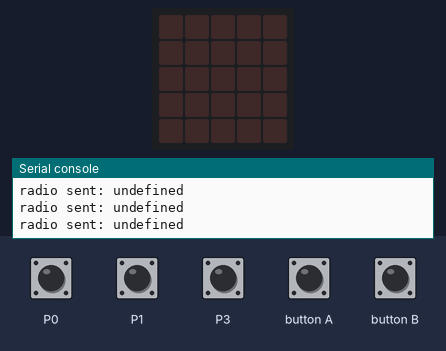
Bench run of a program on a simulated Calliope mini (MakeCode). Shown: the board's 5×5 LED display, the last lines printed to the serial console. Inputs (shaded band) come from the test bench. No radio messages arrive unless stated (any console line starting 'radio sent:' is added by the test bench).

Above: at 1.2 s.
1.3 s: touch pin P0 pressed for 0.15 s
At 1.9 s:
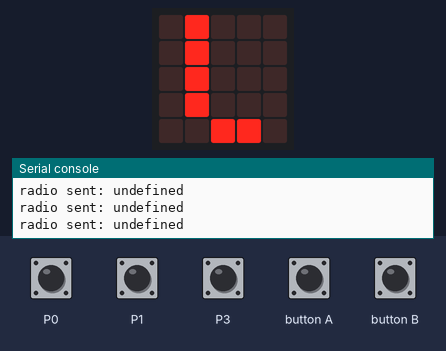
2.9 s: touch pin P1 pressed for 0.15 s
At 3.8 s:
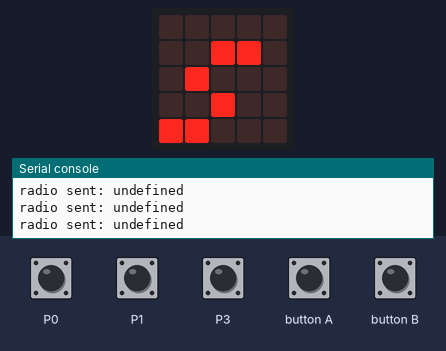
4.5 s: touch pin P3 pressed for 0.15 s
At 5.4 s:
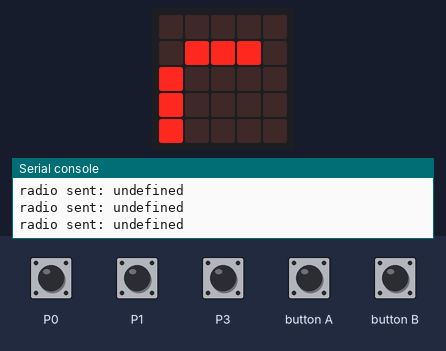
6.1 s: button A pressed for 0.15 s
At 6.8 s:
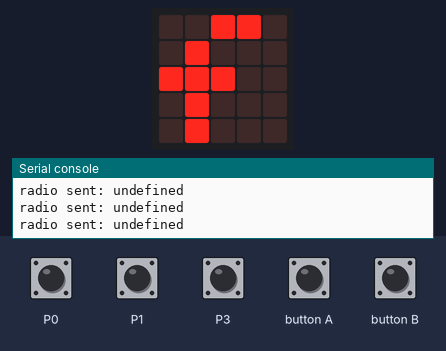
7.7 s: button B pressed for 0.15 s
At 8.9 s:
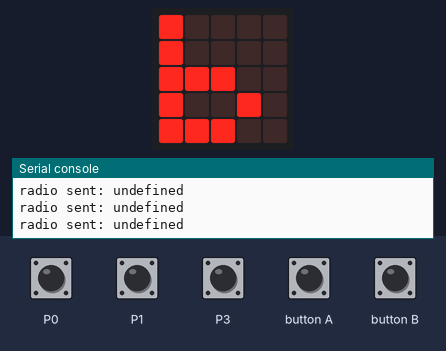
9.3 s: touch pin P0 pressed for 1 s
At 10.5 s:
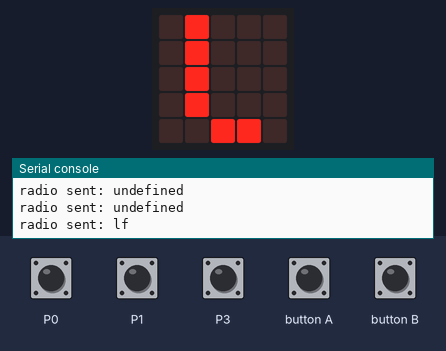
Timing chart, 0 to 12.3 s (numbered marks = the images above; inputs shaded):
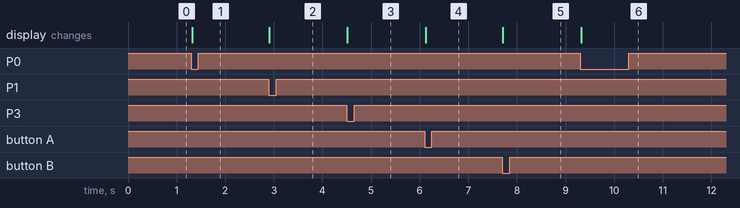

Measured:
- after the input at 1.3 s, the display: changes at once (image 1)
- after the input at 2.9 s, the display: changes at once (image 2)
- after the input at 4.5 s, the display: changes at once (image 3)
- after the input at 6.1 s, the display: changes at once (image 4)
- after the input at 7.7 s, the display: changes at once (image 5)
- after the input at 9.3 s, the display: changes at once (image 6)

The program:

main.ts
```typescript
let send = "bs"
basic.forever(function on_forever2() {
    let send: string;
    radio.setGroup(1)
    if (input.buttonIsPressed(Button.A)) {
        send = "bf"
        basic.showString("f")

    }

    if (input.buttonIsPressed(Button.B)) {
        send = "bb"
        basic.showString("b")

    }

    if (input.pinIsPressed(TouchPin.P1)) {
        send = "bs"
        basic.showString("s")

    }

    if (input.pinIsPressed(TouchPin.P0)) {
        send = "lf"
        basic.showString("l")

    }

    if (input.pinIsPressed(TouchPin.P3)) {
        send = "rf"
        basic.showString("r")

    }

    radio.onReceivedString(function on_received_string(receivedString: string) {
        basic.showString(receivedString)
    })
    radio.sendString(send)
    radio.onReceivedString(function on_received_string(receivedString: string) {

    })
})
```

test.ts
```typescript
// Hier kann man Tests durchführen; diese Datei wird nicht kompiliert, wenn dieses Paket als Erweiterung verwendet wird.
```
